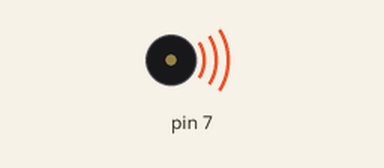
Recording of a sketch running on a simulated Arduino Uno, built with avr-gcc and run on an emulated ATmega328P. Shown: buzzer (waves = sounding).

Above: at 1.4 s.
At 23.9 s:
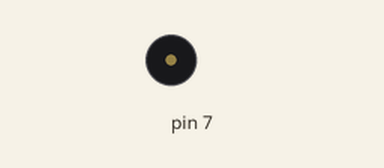
Timing chart, 0 to 24.2 s (numbered marks = the images above):
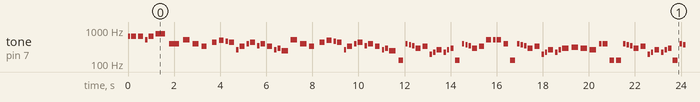

Measured:
- by itself, tone on pin 7: plays 659 Hz for 0.11 s, 659 Hz for 0.21 s, 659 Hz for 0.21 s, 523 Hz for 0.11 s, 659 Hz for 0.21 s, 784 Hz for 0.42 s … (499 notes in this stretch)

The sketch:

Mario_theme.ino
```cpp
#define NOTE_B0  31
#define NOTE_C1  33
#define NOTE_CS1 35
#define NOTE_D1  37
#define NOTE_DS1 39
#define NOTE_E1  41
#define NOTE_F1  44
#define NOTE_FS1 46
#define NOTE_G1  49
#define NOTE_GS1 52
#define NOTE_A1  55
#define NOTE_AS1 58
#define NOTE_B1  62
#define NOTE_C2  65
#define NOTE_CS2 69
#define NOTE_D2  73
#define NOTE_DS2 78
#define NOTE_E2  82
#define NOTE_F2  87
#define NOTE_FS2 93
#define NOTE_G2  98
#define NOTE_GS2 104
#define NOTE_A2  110
#define NOTE_AS2 117
#define NOTE_B2  123
#define NOTE_C3  131
#define NOTE_CS3 139
#define NOTE_D3  147
#define NOTE_DS3 156
#define NOTE_E3  165
#define NOTE_F3  175
#define NOTE_FS3 185
#define NOTE_G3  196
#define NOTE_GS3 208
#define NOTE_A3  220
#define NOTE_AS3 233
#define NOTE_B3  247
#define NOTE_C4  262
#define NOTE_CS4 277
#define NOTE_D4  294
#define NOTE_DS4 311
#define NOTE_E4  330
#define NOTE_F4  349
#define NOTE_FS4 370
#define NOTE_G4  392
#define NOTE_GS4 415
#define NOTE_A4  440
#define NOTE_AS4 466
#define NOTE_B4  494
#define NOTE_C5  523
#define NOTE_CS5 554
#define NOTE_D5  587
#define NOTE_DS5 622
#define NOTE_E5  659
#define NOTE_F5  698
#define NOTE_FS5 740
#define NOTE_G5  784
#define NOTE_GS5 831
#define NOTE_A5  880
#define NOTE_AS5 932
#define NOTE_B5  988
#define NOTE_C6  1047
#define NOTE_CS6 1109
#define NOTE_D6  1175
#define NOTE_DS6 1245
#define NOTE_E6  1319
#define NOTE_F6  1397
#define NOTE_FS6 1480
#define NOTE_G6  1568
#define NOTE_GS6 1661
#define NOTE_A6  1760
#define NOTE_AS6 1865
#define NOTE_B6  1976
#define NOTE_C7  2093
#define NOTE_CS7 2217
#define NOTE_D7  2349
#define NOTE_DS7 2489
#define NOTE_E7  2637
#define NOTE_F7  2794
#define NOTE_FS7 2960
#define NOTE_G7  3136
#define NOTE_GS7 3322
#define NOTE_A7  3520
#define NOTE_AS7 3729
#define NOTE_B7  3951
#define NOTE_C8  4186
#define NOTE_CS8 4435
#define NOTE_D8  4699
#define NOTE_DS8 4978

#define mean_time 1200

void setup() {
  pinMode(7, OUTPUT);
}

void pause(float factor){
  delay((mean_time / factor) * 0.7);
  noTone(7);
  delay((mean_time / factor) * 0.3);
}

void loop() {
  tone(7, NOTE_E5);
  pause(8);
  tone(7, NOTE_E5);
  pause(4);
  tone(7, NOTE_E5);
  pause(4);
  tone(7, NOTE_C5);
  pause(8);
  tone(7, NOTE_E5);
  pause(4);
  tone(7, NOTE_G5);
  pause(2);
  tone(7, NOTE_G4);
  pause(2);
  tone(7, NOTE_C5);
  pause(3);
  tone(7, NOTE_G4);
  pause(3);
  tone(7, NOTE_E4);
  pause(4);
  pause(8);
  tone(7, NOTE_A4);
  pause(4);
  tone(7, NOTE_B4);
  pause(4);
  tone(7, NOTE_AS4);
  pause(8);
  tone(7, NOTE_A4);
  pause(4);
  tone(7, NOTE_C4);
  pause(8);
  tone(7, NOTE_E4);
  pause(4);
  tone(7, NOTE_G4);
  pause(8);
  tone(7, NOTE_A4);
  pause(4);
  tone(7, NOTE_F4);
  pause(8);
  tone(7, NOTE_G4);
  pause(4);
  tone(7, NOTE_E4);
  pause(4);
  tone(7, NOTE_C4);
  pause(8);
  tone(7, NOTE_D4);
  pause(7);
  tone(7, NOTE_B3);
  pause(3);

  tone(7, NOTE_C5);
  pause(3);
  tone(7, NOTE_G4);
  pause(3);
  tone(7, NOTE_E4);
  pause(4);
  pause(8);
  tone(7, NOTE_A4);
  pause(4);
  tone(7, NOTE_B4);
  pause(4);
  tone(7, NOTE_AS4);
  pause(8);
  tone(7, NOTE_A4);
  pause(4);
  tone(7, NOTE_C4);
  pause(8);
  tone(7, NOTE_E4);
  pause(4);
  tone(7, NOTE_G4);
  pause(8);
  tone(7, NOTE_A4);
  pause(4);
  tone(7, NOTE_F4);
  pause(8);
  tone(7, NOTE_G4);
  pause(4);
  tone(7, NOTE_E4);
  pause(4);
  tone(7, NOTE_C4);
  pause(8);
  tone(7, NOTE_D4);
  pause(7);
  tone(7, NOTE_B3);
  pause(3);

  tone(7, NOTE_C3);
  pause(4);
  tone(7, NOTE_G4);
  pause(8);
  tone(7, NOTE_FS4);
  pause(8);
  tone(7, NOTE_F4);
  pause(8);
  tone(7, NOTE_D4);
  pause(4);
  tone(7, NOTE_E4);
  pause(4);
  tone(7, NOTE_G3);
  pause(8);
  tone(7, NOTE_A3);
  pause(8);
  tone(7, NOTE_C4);
  pause(4);
  tone(7, NOTE_A3);
  pause(8);
  tone(7, NOTE_C4);
  pause(8);
  tone(7, NOTE_D4);
  pause(6);

  tone(7, NOTE_C3);
  pause(4);
  tone(7, NOTE_G4);
  pause(8);
  tone(7, NOTE_FS4);
  pause(8);
  tone(7, NOTE_F4);
  pause(8);
  tone(7, NOTE_D4);
  pause(4);
  tone(7, NOTE_E4);
  pause(4);
  tone(7, NOTE_C5);
  pause(4);
  tone(7, NOTE_C5);
  pause(8);
  tone(7, NOTE_C5);
  pause(4);
  tone(7, NOTE_G4);
  pause(4);

  tone(7, NOTE_C3);
  pause(4);
  tone(7, NOTE_G4);
  pause(8);
  tone(7, NOTE_FS4);
  pause(8);
  tone(7, NOTE_F4);
  pause(8);
  tone(7, NOTE_D4);
  pause(4);
  tone(7, NOTE_E4);
  pause(4);
  tone(7, NOTE_G3);
  pause(8);
  tone(7, NOTE_A3);
  pause(8);
  tone(7, NOTE_C4);
  pause(4);
  tone(7, NOTE_A3);
  pause(8);
  tone(7, NOTE_C4);
  pause(8);
  tone(7, NOTE_D4);
  pause(3);

  tone(7, NOTE_DS4);
  pause(3);
  tone(7, NOTE_D4);
  pause(3);
  tone(7, NOTE_C4);
  pause(3);
  tone(7, NOTE_G4);
  pause(8);
  tone(7, NOTE_G4);
  pause(4);
  tone(7, NOTE_C3);
  pause(4);

  tone(7, NOTE_C3);
  pause(4);
  tone(7, NOTE_G4);
  pause(8);
  tone(7, NOTE_FS4);
  pause(8);
  tone(7, NOTE_F4);
  pause(8);
  tone(7, NOTE_D4);
  pause(4);
  tone(7, NOTE_E4);
  pause(4);
  tone(7, NOTE_G3);
  pause(8);
  tone(7, NOTE_A3);
  pause(8);
  tone(7, NOTE_C4);
  pause(4);
  tone(7, NOTE_A3);
  pause(8);
  tone(7, NOTE_C4);
  pause(8);
  tone(7, NOTE_D4);
  pause(6);

  tone(7, NOTE_C3);
  pause(4);
  tone(7, NOTE_G4);
  pause(8);
  tone(7, NOTE_FS4);
  pause(8);
  tone(7, NOTE_F4);
  pause(8);
  tone(7, NOTE_D4);
  pause(4);
  tone(7, NOTE_E4);
  pause(4);
  tone(7, NOTE_C5);
  pause(4);
  tone(7, NOTE_C5);
  pause(8);
  tone(7, NOTE_C5);
  pause(4);
  tone(7, NOTE_G4);
  pause(4);

  tone(7, NOTE_C3);
  pause(4);
  tone(7, NOTE_G4);
  pause(8);
  tone(7, NOTE_FS4);
  pause(8);
  tone(7, NOTE_F4);
  pause(8);
  tone(7, NOTE_D4);
  pause(4);
  tone(7, NOTE_E4);
  pause(4);
  tone(7, NOTE_G3);
  pause(8);
  tone(7, NOTE_A3);
  pause(8);
  tone(7, NOTE_C4);
  pause(4);
  tone(7, NOTE_A3);
  pause(8);
  tone(7, NOTE_C4);
  pause(8);
  tone(7, NOTE_D4);
  pause(3);

  tone(7, NOTE_DS4);
  pause(3);
  tone(7, NOTE_D4);
  pause(3);
  tone(7, NOTE_C4);
  pause(3);
  tone(7, NOTE_G4);
  pause(8);
  tone(7, NOTE_G4);
  pause(4);
  tone(7, NOTE_C3);
  pause(4);

  tone(7, NOTE_C4);
  pause(8);
  tone(7, NOTE_C4);
  pause(4);
  tone(7, NOTE_C4);
  pause(4);
  tone(7, NOTE_C4);
  pause(8);
  tone(7, NOTE_D4);
  pause(4);
  tone(7, NOTE_E4);
  pause(8);
  tone(7, NOTE_C4);
  pause(4);
  tone(7, NOTE_A3);
  pause(8);
  tone(7, NOTE_G3);
  pause(2);
  tone(7, NOTE_C4);
  pause(8);
  tone(7, NOTE_C4);
  pause(4);
  tone(7, NOTE_C4);
  pause(4);
  tone(7, NOTE_C4);
  pause(8);
  tone(7, NOTE_D4);
  pause(8);
  tone(7, NOTE_E4);
  pause(1);
  tone(7, NOTE_C4);
  pause(8);
  tone(7, NOTE_C4);
  pause(4);
  tone(7, NOTE_C4);
  pause(4);
  tone(7, NOTE_C4);
  pause(8);
  tone(7, NOTE_D4);
  pause(4);
  tone(7, NOTE_E4);
  pause(8);
  tone(7, NOTE_C4);
  pause(4);
  tone(7, NOTE_A3);
  pause(8);
  tone(7, NOTE_G3);
  pause(2);
}
```
